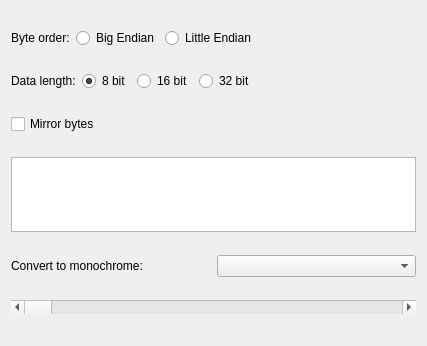
<?xml version="1.0" encoding="UTF-8"?>
<ui version="4.0">
 <class>WidgetConvOptionsMono</class>
 <widget class="QWidget" name="WidgetConvOptionsMono">
  <property name="geometry">
   <rect>
    <x>0</x>
    <y>0</y>
    <width>427</width>
    <height>346</height>
   </rect>
  </property>
  <property name="windowTitle">
   <string>Form</string>
  </property>
  <layout class="QVBoxLayout" name="verticalLayout">
   <item>
    <layout class="QHBoxLayout" name="horizontalLayout">
     <item>
      <widget class="QLabel" name="label">
       <property name="text">
        <string>Byte order:</string>
       </property>
      </widget>
     </item>
     <item>
      <widget class="QRadioButton" name="radioButtonBigEndian">
       <property name="text">
        <string>Big Endian</string>
       </property>
       <property name="checked">
        <bool>true</bool>
       </property>
      </widget>
     </item>
     <item>
      <widget class="QRadioButton" name="radioButtonLittleEndian">
       <property name="text">
        <string>Little Endian</string>
       </property>
      </widget>
     </item>
     <item>
      <spacer name="horizontalSpacer">
       <property name="orientation">
        <enum>Qt::Horizontal</enum>
       </property>
       <property name="sizeHint" stdset="0">
        <size>
         <width>40</width>
         <height>20</height>
        </size>
       </property>
      </spacer>
     </item>
    </layout>
   </item>
   <item>
    <layout class="QHBoxLayout" name="horizontalLayout_3">
     <item>
      <widget class="QLabel" name="label_3">
       <property name="text">
        <string>Data length:</string>
       </property>
      </widget>
     </item>
     <item>
      <widget class="QRadioButton" name="radioButtonData8">
       <property name="text">
        <string>8 bit</string>
       </property>
       <property name="checked">
        <bool>true</bool>
       </property>
      </widget>
     </item>
     <item>
      <widget class="QRadioButton" name="radioButtonData16">
       <property name="text">
        <string>16 bit</string>
       </property>
      </widget>
     </item>
     <item>
      <widget class="QRadioButton" name="radioButtonData32">
       <property name="text">
        <string>32 bit</string>
       </property>
      </widget>
     </item>
     <item>
      <spacer name="horizontalSpacer_2">
       <property name="orientation">
        <enum>Qt::Horizontal</enum>
       </property>
       <property name="sizeHint" stdset="0">
        <size>
         <width>40</width>
         <height>20</height>
        </size>
       </property>
      </spacer>
     </item>
    </layout>
   </item>
   <item>
    <widget class="QCheckBox" name="checkBoxMirrorBits">
     <property name="text">
      <string>Mirror bytes</string>
     </property>
    </widget>
   </item>
   <item>
    <widget class="QListWidget" name="listWidget">
     <property name="sizePolicy">
      <sizepolicy hsizetype="Expanding" vsizetype="Fixed">
       <horstretch>0</horstretch>
       <verstretch>0</verstretch>
      </sizepolicy>
     </property>
     <property name="maximumSize">
      <size>
       <width>16777215</width>
       <height>75</height>
      </size>
     </property>
     <property name="alternatingRowColors">
      <bool>true</bool>
     </property>
     <property name="flow">
      <enum>QListView::LeftToRight</enum>
     </property>
    </widget>
   </item>
   <item>
    <layout class="QHBoxLayout" name="horizontalLayout_2">
     <item>
      <widget class="QLabel" name="label_2">
       <property name="text">
        <string>Convert to monochrome:</string>
       </property>
      </widget>
     </item>
     <item>
      <widget class="QComboBox" name="comboBoxConvType"/>
     </item>
    </layout>
   </item>
   <item>
    <widget class="QScrollBar" name="horizontalScrollBar">
     <property name="maximum">
      <number>255</number>
     </property>
     <property name="orientation">
      <enum>Qt::Horizontal</enum>
     </property>
    </widget>
   </item>
  </layout>
 </widget>
 <resources/>
 <connections>
  <connection>
   <sender>radioButtonBigEndian</sender>
   <signal>toggled(bool)</signal>
   <receiver>WidgetConvOptionsMono</receiver>
   <slot>updatePreview()</slot>
   <hints>
    <hint type="sourcelabel">
     <x>128</x>
     <y>19</y>
    </hint>
    <hint type="destinationlabel">
     <x>129</x>
     <y>182</y>
    </hint>
   </hints>
  </connection>
  <connection>
   <sender>radioButtonData8</sender>
   <signal>toggled(bool)</signal>
   <receiver>WidgetConvOptionsMono</receiver>
   <slot>updatePreview()</slot>
   <hints>
    <hint type="sourcelabel">
     <x>116</x>
     <y>53</y>
    </hint>
    <hint type="destinationlabel">
     <x>178</x>
     <y>92</y>
    </hint>
   </hints>
  </connection>
  <connection>
   <sender>radioButtonData16</sender>
   <signal>toggled(bool)</signal>
   <receiver>WidgetConvOptionsMono</receiver>
   <slot>updatePreview()</slot>
   <hints>
    <hint type="sourcelabel">
     <x>194</x>
     <y>52</y>
    </hint>
    <hint type="destinationlabel">
     <x>260</x>
     <y>181</y>
    </hint>
   </hints>
  </connection>
  <connection>
   <sender>radioButtonData32</sender>
   <signal>toggled(bool)</signal>
   <receiver>WidgetConvOptionsMono</receiver>
   <slot>updatePreview()</slot>
   <hints>
    <hint type="sourcelabel">
     <x>262</x>
     <y>53</y>
    </hint>
    <hint type="destinationlabel">
     <x>320</x>
     <y>153</y>
    </hint>
   </hints>
  </connection>
  <connection>
   <sender>checkBoxMirrorBits</sender>
   <signal>toggled(bool)</signal>
   <receiver>WidgetConvOptionsMono</receiver>
   <slot>updatePreview()</slot>
   <hints>
    <hint type="sourcelabel">
     <x>29</x>
     <y>81</y>
    </hint>
    <hint type="destinationlabel">
     <x>32</x>
     <y>184</y>
    </hint>
   </hints>
  </connection>
  <connection>
   <sender>radioButtonLittleEndian</sender>
   <signal>toggled(bool)</signal>
   <receiver>WidgetConvOptionsMono</receiver>
   <slot>updatePreview()</slot>
   <hints>
    <hint type="sourcelabel">
     <x>282</x>
     <y>18</y>
    </hint>
    <hint type="destinationlabel">
     <x>323</x>
     <y>75</y>
    </hint>
   </hints>
  </connection>
  <connection>
   <sender>comboBoxConvType</sender>
   <signal>currentIndexChanged(int)</signal>
   <receiver>WidgetConvOptionsMono</receiver>
   <slot>updatePreview()</slot>
   <hints>
    <hint type="sourcelabel">
     <x>316</x>
     <y>286</y>
    </hint>
    <hint type="destinationlabel">
     <x>213</x>
     <y>172</y>
    </hint>
   </hints>
  </connection>
  <connection>
   <sender>horizontalScrollBar</sender>
   <signal>valueChanged(int)</signal>
   <receiver>WidgetConvOptionsMono</receiver>
   <slot>updatePreview()</slot>
   <hints>
    <hint type="sourcelabel">
     <x>213</x>
     <y>330</y>
    </hint>
    <hint type="destinationlabel">
     <x>213</x>
     <y>172</y>
    </hint>
   </hints>
  </connection>
 </connections>
 <slots>
  <slot>updatePreview()</slot>
 </slots>
</ui>
